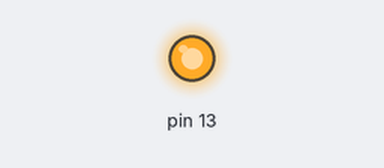
Bench run of a sketch on a simulated Arduino Micro, built with avr-gcc and run on an emulated ATmega32U4. Shown: output pins drawn as LEDs (lit = HIGH). USB keyboard and mouse output is not drawn.

Above: at 0.1 s.
Timing chart, 0 to 1.6 s (numbered marks = the images above):
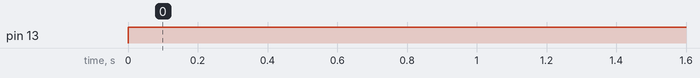

Measured:
- by itself, pin 13: LOW → HIGH at 0.00 s

The sketch:

MultipleJoystickTest.ino
```cpp
// Program used to test using the Arduino Joystick Library
// to create multiple Joystick objects on a single Arduino
// Leonardo or Arduino Micro.
//
// Each joystick has a unique configuration.
//
// Matthew Heironimus
// 2016-05-13
//------------------------------------------------------------
#include <Joystick.h>

#define JOYSTICK_COUNT 4

Joystick_ Joystick[JOYSTICK_COUNT] = {
  Joystick_(0x03, JOYSTICK_TYPE_GAMEPAD, 16, 0, true, true, false, false, false, false, false, false, false, false, false),
  Joystick_(0x04, JOYSTICK_TYPE_GAMEPAD, 16, 0, true, true, false, false, false, false, false, false, false, false, false),
  Joystick_(0x05, JOYSTICK_TYPE_GAMEPAD, 16, 0, true, true, false, false, false, false, false, false, false, false, false),
  Joystick_(0x06, JOYSTICK_TYPE_GAMEPAD, 16, 0, true, true, false, false, false, false, false, false, false, false, false)
    //Joystick_(0x05, JOYSTICK_TYPE_GAMEPAD, 4, 2, true, true, false, false, false, false, false, false, false, false, false),
  //Joystick_(0x06, JOYSTICK_TYPE_GAMEPAD, 4, 2, true, true, false, false, false, false, false, false, false, false, false)
  //Joystick_(0x04, JOYSTICK_TYPE_JOYSTICK, 8, 1, true, true, true, true, false, false, false, false, false, false, false),
  //Joystick_(0x05, JOYSTICK_TYPE_MULTI_AXIS, 16, 0, false, true, false, true, false, false, true, true, false, false, false),
  //Joystick_(0x06, JOYSTICK_TYPE_MULTI_AXIS, 32, 1, true, true, false, true, true, false, false, false, true, true, true)
};

// Set to true to test "Auto Send" mode or false to test "Manual Send" mode.
const bool testAutoSendMode = true;
//const bool testAutoSendMode = false;

const unsigned long gcCycleDelta = 1000;
const unsigned long gcAnalogDelta = 25;
const unsigned long gcButtonDelta = 500;
unsigned long gNextTime = 0;
unsigned int gCurrentStep = 0;
int gJoystickId = 0;

void testSingleButtonPush(int joystickId, unsigned int button)
{
  if (button > 0)
  {
    Joystick[joystickId].releaseButton(button - 1);
  }
  if (button < 16)
  {
    Joystick[joystickId].pressButton(button);
  }
}

void testMultiButtonPush(int joystickId, unsigned int currentStep)
{
  for (int button = 0; button < 16; button++)
  {
    if ((currentStep == 0) || (currentStep == 2))
    {
      if ((button % 2) == 0)
      {
        Joystick[joystickId].pressButton(button);
      } else if (currentStep != 2)
      {
        Joystick[joystickId].releaseButton(button);
      }
    } // if ((currentStep == 0) || (currentStep == 2))
    if ((currentStep == 1) || (currentStep == 2))
    {
      if ((button % 2) != 0)
      {
        Joystick[joystickId].pressButton(button);
      } else if (currentStep != 2)
      {
        Joystick[joystickId].releaseButton(button);
      }
    } // if ((currentStep == 1) || (currentStep == 2))
    if (currentStep == 3)
    {
      Joystick[joystickId].releaseButton(button);
    } // if (currentStep == 3)
  } // for (int button = 0; button < 32; button++)
}

void testXYAxis(int joystickId, unsigned int currentStep)
{
  if (currentStep < 255)
  {
    Joystick[joystickId].setXAxis(currentStep - 127);
    Joystick[joystickId].setYAxis(-127);
  }
  else if (currentStep < 510)
  {
    Joystick[joystickId].setYAxis(currentStep - 255 - 127);
  }
  else if (currentStep < 765)
  {
    Joystick[joystickId].setXAxis(127 - (currentStep - 510));
  }
  else if (currentStep < 1020)
  {
    Joystick[joystickId].setYAxis(127 - (currentStep - 765));
  }
  else if (currentStep <= 1020 + 127)
  {
    Joystick[joystickId].setXAxis(currentStep - 1020 - 127);
    Joystick[joystickId].setYAxis(currentStep - 1020 - 127);
  }
}

void setup() {

  for (int index = 0; index < JOYSTICK_COUNT; index++)
  {
    Joystick[index].setXAxisRange(-127, 127);
    Joystick[index].setYAxisRange(-127, 127);

    if (testAutoSendMode)
    {
      Joystick[index].begin();
    }
    else
    {
      Joystick[index].begin(false);
    }
  }

  pinMode(13, OUTPUT);
}

void loop() {

  // Turn indicator light on.
  digitalWrite(13, 1);

  if (millis() >= gNextTime)
  {

    if (gCurrentStep < 17)
    {
      gNextTime = millis() + gcButtonDelta;
      //testSingleButtonPush(gJoystickId, gCurrentStep);
    }
    else if (gCurrentStep < (17 + 4))
    {
      gNextTime = millis() + gcButtonDelta;
      testMultiButtonPush(gJoystickId, gCurrentStep - 17);
    }
    else if (gCurrentStep < (17 + 4 + 1024 + 128))
    {
      gNextTime = millis() + gcAnalogDelta;
      //testXYAxis(gJoystickId, gCurrentStep - (17 + 4));
    }

    if (testAutoSendMode == false)
    {
      Joystick[gJoystickId].sendState();
    }

    gCurrentStep++;
    if (gCurrentStep == (17 + 4 + 1024 + 128))
    {
      gNextTime = millis() + gcCycleDelta;
      gCurrentStep = 0;

      if (++gJoystickId >= JOYSTICK_COUNT)
      {
        gJoystickId = 0;
      }
    }
  }
}
```
